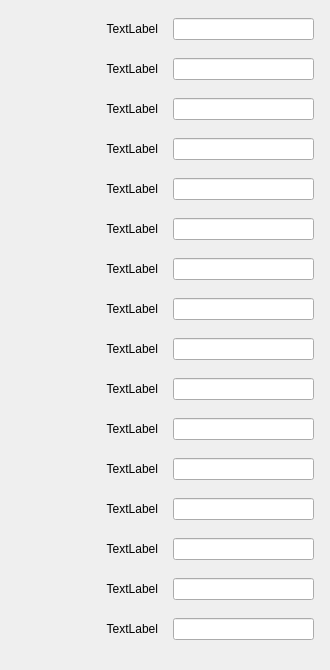
       <widget class="QWidget" name="scrollAreaWidgetContents">
        <property name="geometry">
         <rect>
          <x>0</x>
          <y>0</y>
          <width>330</width>
          <height>670</height>
         </rect>
        </property>
        <property name="sizePolicy">
         <sizepolicy hsizetype="Minimum" vsizetype="Minimum">
          <horstretch>0</horstretch>
          <verstretch>0</verstretch>
         </sizepolicy>
        </property>
        <layout class="QVBoxLayout" name="verticalLayout_2">
         <item>
          <widget class="QWidget" name="widget_7" native="true">
           <property name="sizePolicy">
            <sizepolicy hsizetype="Expanding" vsizetype="Fixed">
             <horstretch>0</horstretch>
             <verstretch>0</verstretch>
            </sizepolicy>
           </property>
           <layout class="QHBoxLayout" name="horizontalLayout_31" stretch="1,1">
            <property name="spacing">
             <number>15</number>
            </property>
            <property name="leftMargin">
             <number>5</number>
            </property>
            <property name="topMargin">
             <number>5</number>
            </property>
            <property name="rightMargin">
             <number>5</number>
            </property>
            <property name="bottomMargin">
             <number>5</number>
            </property>
            <item>
             <widget class="QLabel" name="label_31">
              <property name="text">
               <string>TextLabel</string>
              </property>
              <property name="alignment">
               <set>Qt::AlignmentFlag::AlignRight|Qt::AlignmentFlag::AlignTrailing|Qt::AlignmentFlag::AlignVCenter</set>
              </property>
             </widget>
            </item>
            <item>
             <widget class="QLineEdit" name="lineEdit_31"/>
            </item>
           </layout>
          </widget>
         </item>
         <item>
          <widget class="QWidget" name="widget_5" native="true">
           <property name="sizePolicy">
            <sizepolicy hsizetype="Expanding" vsizetype="Fixed">
             <horstretch>0</horstretch>
             <verstretch>0</verstretch>
            </sizepolicy>
           </property>
           <layout class="QHBoxLayout" name="horizontalLayout_15" stretch="1,1">
            <property name="spacing">
             <number>15</number>
            </property>
            <property name="leftMargin">
             <number>5</number>
            </property>
            <property name="topMargin">
             <number>5</number>
            </property>
            <property name="rightMargin">
             <number>5</number>
            </property>
            <property name="bottomMargin">
             <number>5</number>
            </property>
            <item>
             <widget class="QLabel" name="label_15">
              <property name="text">
               <string>TextLabel</string>
              </property>
              <property name="alignment">
               <set>Qt::AlignmentFlag::AlignRight|Qt::AlignmentFlag::AlignTrailing|Qt::AlignmentFlag::AlignVCenter</set>
              </property>
             </widget>
            </item>
            <item>
             <widget class="QLineEdit" name="lineEdit_15"/>
            </item>
           </layout>
          </widget>
         </item>
         <item>
          <widget class="QWidget" name="widget_6" native="true">
           <property name="sizePolicy">
            <sizepolicy hsizetype="Expanding" vsizetype="Fixed">
             <horstretch>0</horstretch>
             <verstretch>0</verstretch>
            </sizepolicy>
           </property>
           <layout class="QHBoxLayout" name="horizontalLayout_29" stretch="1,1">
            <property name="spacing">
             <number>15</number>
            </property>
            <property name="leftMargin">
             <number>5</number>
            </property>
            <property name="topMargin">
             <number>5</number>
            </property>
            <property name="rightMargin">
             <number>5</number>
            </property>
            <property name="bottomMargin">
             <number>5</number>
            </property>
            <item>
             <widget class="QLabel" name="label_29">
              <property name="text">
               <string>TextLabel</string>
              </property>
              <property name="alignment">
               <set>Qt::AlignmentFlag::AlignRight|Qt::AlignmentFlag::AlignTrailing|Qt::AlignmentFlag::AlignVCenter</set>
              </property>
             </widget>
            </item>
            <item>
             <widget class="QLineEdit" name="lineEdit_29"/>
            </item>
           </layout>
          </widget>
         </item>
         <item>
          <widget class="QWidget" name="widget" native="true">
           <property name="sizePolicy">
            <sizepolicy hsizetype="Expanding" vsizetype="Fixed">
             <horstretch>0</horstretch>
             <verstretch>0</verstretch>
            </sizepolicy>
           </property>
           <layout class="QHBoxLayout" name="horizontalLayout" stretch="1,1">
            <property name="spacing">
             <number>15</number>
            </property>
            <property name="leftMargin">
             <number>5</number>
            </property>
            <property name="topMargin">
             <number>5</number>
            </property>
            <property name="rightMargin">
             <number>5</number>
            </property>
            <property name="bottomMargin">
             <number>5</number>
            </property>
            <item>
             <widget class="QLabel" name="label">
              <property name="text">
               <string>TextLabel</string>
              </property>
              <property name="alignment">
               <set>Qt::AlignmentFlag::AlignRight|Qt::AlignmentFlag::AlignTrailing|Qt::AlignmentFlag::AlignVCenter</set>
              </property>
             </widget>
            </item>
            <item>
             <widget class="QLineEdit" name="lineEdit"/>
            </item>
           </layout>
          </widget>
         </item>
         <item>
          <widget class="QWidget" name="widget_8" native="true">
           <property name="sizePolicy">
            <sizepolicy hsizetype="Expanding" vsizetype="Fixed">
             <horstretch>0</horstretch>
             <verstretch>0</verstretch>
            </sizepolicy>
           </property>
           <layout class="QHBoxLayout" name="horizontalLayout_34" stretch="1,1">
            <property name="spacing">
             <number>15</number>
            </property>
            <property name="leftMargin">
             <number>5</number>
            </property>
            <property name="topMargin">
             <number>5</number>
            </property>
            <property name="rightMargin">
             <number>5</number>
            </property>
            <property name="bottomMargin">
             <number>5</number>
            </property>
            <item>
             <widget class="QLabel" name="label_34">
              <property name="text">
               <string>TextLabel</string>
              </property>
              <property name="alignment">
               <set>Qt::AlignmentFlag::AlignRight|Qt::AlignmentFlag::AlignTrailing|Qt::AlignmentFlag::AlignVCenter</set>
              </property>
             </widget>
            </item>
            <item>
             <widget class="QLineEdit" name="lineEdit_34"/>
            </item>
           </layout>
          </widget>
         </item>
         <item>
          <widget class="QWidget" name="widget_3" native="true">
           <property name="sizePolicy">
            <sizepolicy hsizetype="Expanding" vsizetype="Fixed">
             <horstretch>0</horstretch>
             <verstretch>0</verstretch>
            </sizepolicy>
           </property>
           <layout class="QHBoxLayout" name="horizontalLayout_14" stretch="1,1">
            <property name="spacing">
             <number>15</number>
            </property>
            <property name="leftMargin">
             <number>5</number>
            </property>
            <property name="topMargin">
             <number>5</number>
            </property>
            <property name="rightMargin">
             <number>5</number>
            </property>
            <property name="bottomMargin">
             <number>5</number>
            </property>
            <item>
             <widget class="QLabel" name="label_14">
              <property name="text">
               <string>TextLabel</string>
              </property>
              <property name="alignment">
               <set>Qt::AlignmentFlag::AlignRight|Qt::AlignmentFlag::AlignTrailing|Qt::AlignmentFlag::AlignVCenter</set>
              </property>
             </widget>
            </item>
            <item>
             <widget class="QLineEdit" name="lineEdit_14"/>
            </item>
           </layout>
          </widget>
         </item>
         <item>
          <widget class="QWidget" name="widget_9" native="true">
           <property name="sizePolicy">
            <sizepolicy hsizetype="Expanding" vsizetype="Fixed">
             <horstretch>0</horstretch>
             <verstretch>0</verstretch>
            </sizepolicy>
           </property>
           <layout class="QHBoxLayout" name="horizontalLayout_35" stretch="1,1">
            <property name="spacing">
             <number>15</number>
            </property>
            <property name="leftMargin">
             <number>5</number>
            </property>
            <property name="topMargin">
             <number>5</number>
            </property>
            <property name="rightMargin">
             <number>5</number>
            </property>
            <property name="bottomMargin">
             <number>5</number>
            </property>
            <item>
             <widget class="QLabel" name="label_35">
              <property name="text">
               <string>TextLabel</string>
              </property>
              <property name="alignment">
               <set>Qt::AlignmentFlag::AlignRight|Qt::AlignmentFlag::AlignTrailing|Qt::AlignmentFlag::AlignVCenter</set>
              </property>
             </widget>
            </item>
            <item>
             <widget class="QLineEdit" name="lineEdit_35"/>
            </item>
           </layout>
          </widget>
         </item>
         <item>
          <widget class="QWidget" name="widget_2" native="true">
           <property name="sizePolicy">
            <sizepolicy hsizetype="Expanding" vsizetype="Fixed">
             <horstretch>0</horstretch>
             <verstretch>0</verstretch>
            </sizepolicy>
           </property>
           <layout class="QHBoxLayout" name="horizontalLayout_13" stretch="1,1">
            <property name="spacing">
             <number>15</number>
            </property>
            <property name="leftMargin">
             <number>5</number>
            </property>
            <property name="topMargin">
             <number>5</number>
            </property>
            <property name="rightMargin">
             <number>5</number>
            </property>
            <property name="bottomMargin">
             <number>5</number>
            </property>
            <item>
             <widget class="QLabel" name="label_13">
              <property name="text">
               <string>TextLabel</string>
              </property>
              <property name="alignment">
               <set>Qt::AlignmentFlag::AlignRight|Qt::AlignmentFlag::AlignTrailing|Qt::AlignmentFlag::AlignVCenter</set>
              </property>
             </widget>
            </item>
            <item>
             <widget class="QLineEdit" name="lineEdit_13"/>
            </item>
           </layout>
          </widget>
         </item>
         <item>
          <widget class="QWidget" name="widget_17" native="true">
           <property name="sizePolicy">
            <sizepolicy hsizetype="Expanding" vsizetype="Fixed">
             <horstretch>0</horstretch>
             <verstretch>0</verstretch>
            </sizepolicy>
           </property>
           <layout class="QHBoxLayout" name="horizontalLayout_33" stretch="1,1">
            <property name="spacing">
             <number>15</number>
            </property>
            <property name="leftMargin">
             <number>5</number>
            </property>
            <property name="topMargin">
             <number>5</number>
            </property>
            <property name="rightMargin">
             <number>5</number>
            </property>
            <property name="bottomMargin">
             <number>5</number>
            </property>
            <item>
             <widget class="QLabel" name="label_33">
              <property name="text">
               <string>TextLabel</string>
              </property>
              <property name="alignment">
               <set>Qt::AlignmentFlag::AlignRight|Qt::AlignmentFlag::AlignTrailing|Qt::AlignmentFlag::AlignVCenter</set>
              </property>
             </widget>
            </item>
            <item>
             <widget class="QLineEdit" name="lineEdit_33"/>
            </item>
           </layout>
          </widget>
         </item>
         <item>
          <widget class="QWidget" name="widget_10" native="true">
           <property name="sizePolicy">
            <sizepolicy hsizetype="Expanding" vsizetype="Fixed">
             <horstretch>0</horstretch>
             <verstretch>0</verstretch>
            </sizepolicy>
           </property>
           <layout class="QHBoxLayout" name="horizontalLayout_20" stretch="1,1">
            <property name="spacing">
             <number>15</number>
            </property>
            <property name="leftMargin">
             <number>5</number>
            </property>
            <property name="topMargin">
             <number>5</number>
            </property>
            <property name="rightMargin">
             <number>5</number>
            </property>
            <property name="bottomMargin">
             <number>5</number>
            </property>
            <item>
             <widget class="QLabel" name="label_20">
              <property name="text">
               <string>TextLabel</string>
              </property>
              <property name="alignment">
               <set>Qt::AlignmentFlag::AlignRight|Qt::AlignmentFlag::AlignTrailing|Qt::AlignmentFlag::AlignVCenter</set>
              </property>
             </widget>
            </item>
            <item>
             <widget class="QLineEdit" name="lineEdit_20"/>
            </item>
           </layout>
          </widget>
         </item>
         <item>
          <widget class="QWidget" name="widget_15" native="true">
           <property name="sizePolicy">
            <sizepolicy hsizetype="Expanding" vsizetype="Fixed">
             <horstretch>0</horstretch>
             <verstretch>0</verstretch>
            </sizepolicy>
           </property>
           <layout class="QHBoxLayout" name="horizontalLayout_30" stretch="1,1">
            <property name="spacing">
             <number>15</number>
            </property>
            <property name="leftMargin">
             <number>5</number>
            </property>
            <property name="topMargin">
             <number>5</number>
            </property>
            <property name="rightMargin">
             <number>5</number>
            </property>
            <property name="bottomMargin">
             <number>5</number>
            </property>
            <item>
             <widget class="QLabel" name="label_30">
              <property name="text">
               <string>TextLabel</string>
              </property>
              <property name="alignment">
               <set>Qt::AlignmentFlag::AlignRight|Qt::AlignmentFlag::AlignTrailing|Qt::AlignmentFlag::AlignVCenter</set>
              </property>
             </widget>
            </item>
            <item>
             <widget class="QLineEdit" name="lineEdit_30"/>
            </item>
           </layout>
          </widget>
         </item>
         <item>
          <widget class="QWidget" name="widget_11" native="true">
           <property name="sizePolicy">
            <sizepolicy hsizetype="Expanding" vsizetype="Fixed">
             <horstretch>0</horstretch>
             <verstretch>0</verstretch>
            </sizepolicy>
           </property>
           <layout class="QHBoxLayout" name="horizontalLayout_21" stretch="1,1">
            <property name="spacing">
             <number>15</number>
            </property>
            <property name="leftMargin">
             <number>5</number>
            </property>
            <property name="topMargin">
             <number>5</number>
            </property>
            <property name="rightMargin">
             <number>5</number>
            </property>
            <property name="bottomMargin">
             <number>5</number>
            </property>
            <item>
             <widget class="QLabel" name="label_21">
              <property name="text">
               <string>TextLabel</string>
              </property>
              <property name="alignment">
               <set>Qt::AlignmentFlag::AlignRight|Qt::AlignmentFlag::AlignTrailing|Qt::AlignmentFlag::AlignVCenter</set>
              </property>
             </widget>
            </item>
            <item>
             <widget class="QLineEdit" name="lineEdit_21"/>
            </item>
           </layout>
          </widget>
         </item>
         <item>
          <widget class="QWidget" name="widget_16" native="true">
           <property name="sizePolicy">
            <sizepolicy hsizetype="Expanding" vsizetype="Fixed">
             <horstretch>0</horstretch>
             <verstretch>0</verstretch>
            </sizepolicy>
           </property>
           <layout class="QHBoxLayout" name="horizontalLayout_32" stretch="1,1">
            <property name="spacing">
             <number>15</number>
            </property>
            <property name="leftMargin">
             <number>5</number>
            </property>
            <property name="topMargin">
             <number>5</number>
            </property>
            <property name="rightMargin">
             <number>5</number>
            </property>
            <property name="bottomMargin">
             <number>5</number>
            </property>
            <item>
             <widget class="QLabel" name="label_32">
              <property name="text">
               <string>TextLabel</string>
              </property>
              <property name="alignment">
               <set>Qt::AlignmentFlag::AlignRight|Qt::AlignmentFlag::AlignTrailing|Qt::AlignmentFlag::AlignVCenter</set>
              </property>
             </widget>
            </item>
            <item>
             <widget class="QLineEdit" name="lineEdit_32"/>
            </item>
           </layout>
          </widget>
         </item>
         <item>
          <widget class="QWidget" name="widget_12" native="true">
           <property name="sizePolicy">
            <sizepolicy hsizetype="Expanding" vsizetype="Fixed">
             <horstretch>0</horstretch>
             <verstretch>0</verstretch>
            </sizepolicy>
           </property>
           <layout class="QHBoxLayout" name="horizontalLayout_22" stretch="1,1">
            <property name="spacing">
             <number>15</number>
            </property>
            <property name="leftMargin">
             <number>5</number>
            </property>
            <property name="topMargin">
             <number>5</number>
            </property>
            <property name="rightMargin">
             <number>5</number>
            </property>
            <property name="bottomMargin">
             <number>5</number>
            </property>
            <item>
             <widget class="QLabel" name="label_22">
              <property name="text">
               <string>TextLabel</string>
              </property>
              <property name="alignment">
               <set>Qt::AlignmentFlag::AlignRight|Qt::AlignmentFlag::AlignTrailing|Qt::AlignmentFlag::AlignVCenter</set>
              </property>
             </widget>
            </item>
            <item>
             <widget class="QLineEdit" name="lineEdit_22"/>
            </item>
           </layout>
          </widget>
         </item>
         <item>
          <widget class="QWidget" name="widget_14" native="true">
           <property name="sizePolicy">
            <sizepolicy hsizetype="Expanding" vsizetype="Fixed">
             <horstretch>0</horstretch>
             <verstretch>0</verstretch>
            </sizepolicy>
           </property>
           <layout class="QHBoxLayout" name="horizontalLayout_28" stretch="1,1">
            <property name="spacing">
             <number>15</number>
            </property>
            <property name="leftMargin">
             <number>5</number>
            </property>
            <property name="topMargin">
             <number>5</number>
            </property>
            <property name="rightMargin">
             <number>5</number>
            </property>
            <property name="bottomMargin">
             <number>5</number>
            </property>
            <item>
             <widget class="QLabel" name="label_28">
              <property name="text">
               <string>TextLabel</string>
              </property>
              <property name="alignment">
               <set>Qt::AlignmentFlag::AlignRight|Qt::AlignmentFlag::AlignTrailing|Qt::AlignmentFlag::AlignVCenter</set>
              </property>
             </widget>
            </item>
            <item>
             <widget class="QLineEdit" name="lineEdit_28"/>
            </item>
           </layout>
          </widget>
         </item>
         <item>
          <widget class="QWidget" name="widget_13" native="true">
           <property name="sizePolicy">
            <sizepolicy hsizetype="Expanding" vsizetype="Fixed">
             <horstretch>0</horstretch>
             <verstretch>0</verstretch>
            </sizepolicy>
           </property>
           <layout class="QHBoxLayout" name="horizontalLayout_23" stretch="1,1">
            <property name="spacing">
             <number>15</number>
            </property>
            <property name="leftMargin">
             <number>5</number>
            </property>
            <property name="topMargin">
             <number>5</number>
            </property>
            <property name="rightMargin">
             <number>5</number>
            </property>
            <property name="bottomMargin">
             <number>5</number>
            </property>
            <item>
             <widget class="QLabel" name="label_23">
              <property name="text">
               <string>TextLabel</string>
              </property>
              <property name="alignment">
               <set>Qt::AlignmentFlag::AlignRight|Qt::AlignmentFlag::AlignTrailing|Qt::AlignmentFlag::AlignVCenter</set>
              </property>
             </widget>
            </item>
            <item>
             <widget class="QLineEdit" name="lineEdit_23"/>
            </item>
           </layout>
          </widget>
         </item>
        </layout>
       </widget>
